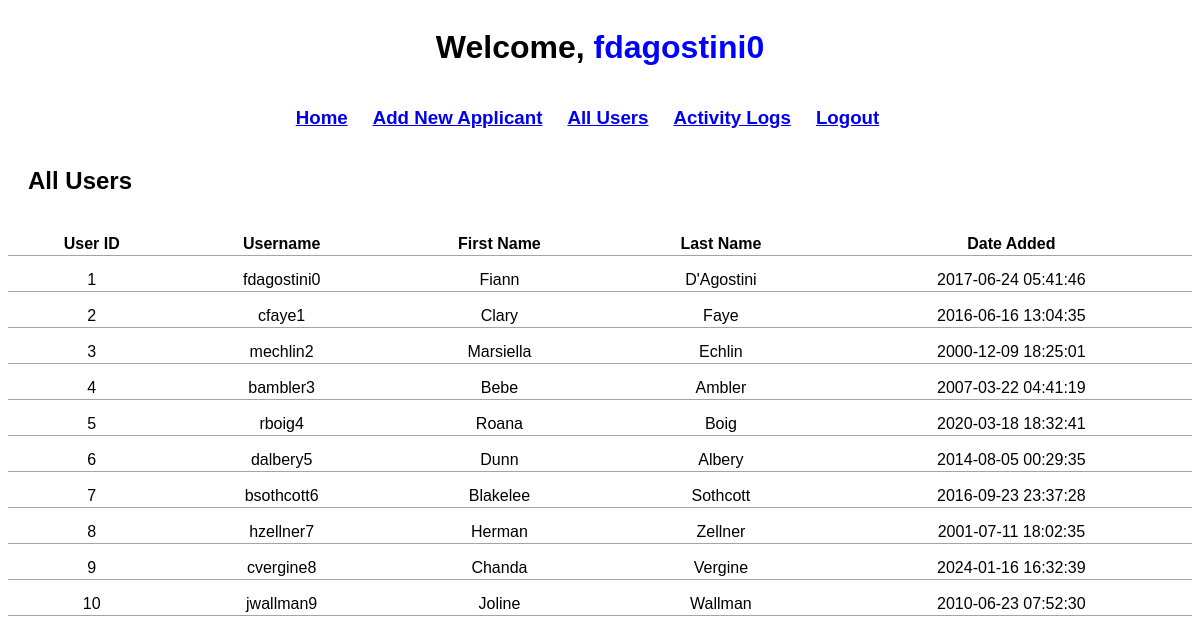
The page /all_Users.php (signed in) on the database its author committed.
### tables this page shows
CREATE TABLE user_credentials (
    id INT AUTO_INCREMENT PRIMARY KEY,
	username VARCHAR(255),
	first_Name VARCHAR(255),
	last_Name VARCHAR(255),
	password TEXT,
	date_Added TIMESTAMP DEFAULT CURRENT_TIMESTAMP
);

### core/functions.php (called while the page is built, shortened)
<?php
    function getAll_Users($pdo) {
        $sql = "SELECT * FROM user_credentials";
        $query = $pdo->prepare($sql);
        $executeQuery = $query->execute();
        if ($executeQuery) {
            return $query->fetchAll();
        }
    }
?>

### all_Users.php (the view, shortened to what this page needs)
<?php
    require_once 'core/functions.php';
    require_once 'core/handleForms.php';
?>
<!DOCTYPE html>
<html lang="en">
    <head>
        <link rel="stylesheet" href="css/styles.css">
    </head>
    <body>
        <?php include 'navbar.php'; ?>
        <h2 class="below_Navbar">All Users</h2>
        <table>
            <tr>
                <th>User ID</th>
                <th>Username</th>
                <th>First Name</th>
                <th>Last Name</th>
                <th>Date Added</th>
            </tr>
            <?php $getAll_Users = getAll_Users($pdo); ?>
            <?php foreach ($getAll_Users as $row) { ?>
                <tr>
                    <td><?= $row['id'] ?></td>
                    <td><?= $row['username'] ?></td>
                    <td><?= $row['first_Name'] ?></td>
                    <td><?= $row['last_Name'] ?></td>
                    <td><?= $row['date_Added'] ?></td>
                </tr>
            <?php } ?>
        </table>
    </body>
</html>

### navbar.php
<div class="navbar">
	<h1>Welcome, <span style="color: blue;"><?= $_SESSION['username']; ?></span></h1>
</div>
<div class="navbar">
	<div>
		<h3>
			<a href="index.php">Home</a>
		</h3>
	</div>
	<div>
		<h3>
			<a href="create.php">Add New Applicant</a>
		</h3>
	</div>
	<div>
		<h3>
			<a href="all_Users.php">All Users</a>
		</h3>
	</div>
	<div>
		<h3>
			<a href="activity_Logs.php">Activity Logs</a>
		</h3>
	</div>
	<div>
		<h3>
			<a href="core/handleForms.php?btn_Logout=1">Logout</a>
		</h3>
	</div>
</div>

### css/styles.css (style rules this page uses)
body { font-family: Verdana, Geneva, Tahoma, sans-serif; }
.navbar { display: flex; width: fit-content; margin: auto; }
.navbar div { margin-right: 25px; }
table { margin-top: 25px; border-collapse: collapse; width: 100%; }
th, td { padding: 15px 12px 2px 12px; text-align: center; border-bottom: 1px solid #a4a4a4; }
.below_Navbar { padding-left: 20px; }

### rows shown on the page
user_credentials: id "1", username "fdagostini0", first_Name "Fiann", last_Name "D'Agostini", date_Added "2017-06-24 05:41:46"
user_credentials: id "2", username "cfaye1", first_Name "Clary", last_Name "Faye", date_Added "2016-06-16 13:04:35"
user_credentials: id "3", username "mechlin2", first_Name "Marsiella", last_Name "Echlin", date_Added "2000-12-09 18:25:01"
user_credentials: id "4", username "bambler3", first_Name "Bebe", last_Name "Ambler", date_Added "2007-03-22 04:41:19"
user_credentials: id "5", username "rboig4", first_Name "Roana", last_Name "Boig", date_Added "2020-03-18 18:32:41"
user_credentials: id "6", username "dalbery5", first_Name "Dunn", last_Name "Albery", date_Added "2014-08-05 00:29:35"
user_credentials: id "7", username "bsothcott6", first_Name "Blakelee", last_Name "Sothcott", date_Added "2016-09-23 23:37:28"
user_credentials: id "8", username "hzellner7", first_Name "Herman", last_Name "Zellner", date_Added "2001-07-11 18:02:35"
user_credentials: id "9", username "cvergine8", first_Name "Chanda", last_Name "Vergine", date_Added "2024-01-16 16:32:39"
user_credentials: id "10", username "jwallman9", first_Name "Joline", last_Name "Wallman", date_Added "2010-06-23 07:52:30"

### other values the page prints
$_SESSION['username'] "fdagostini0"
